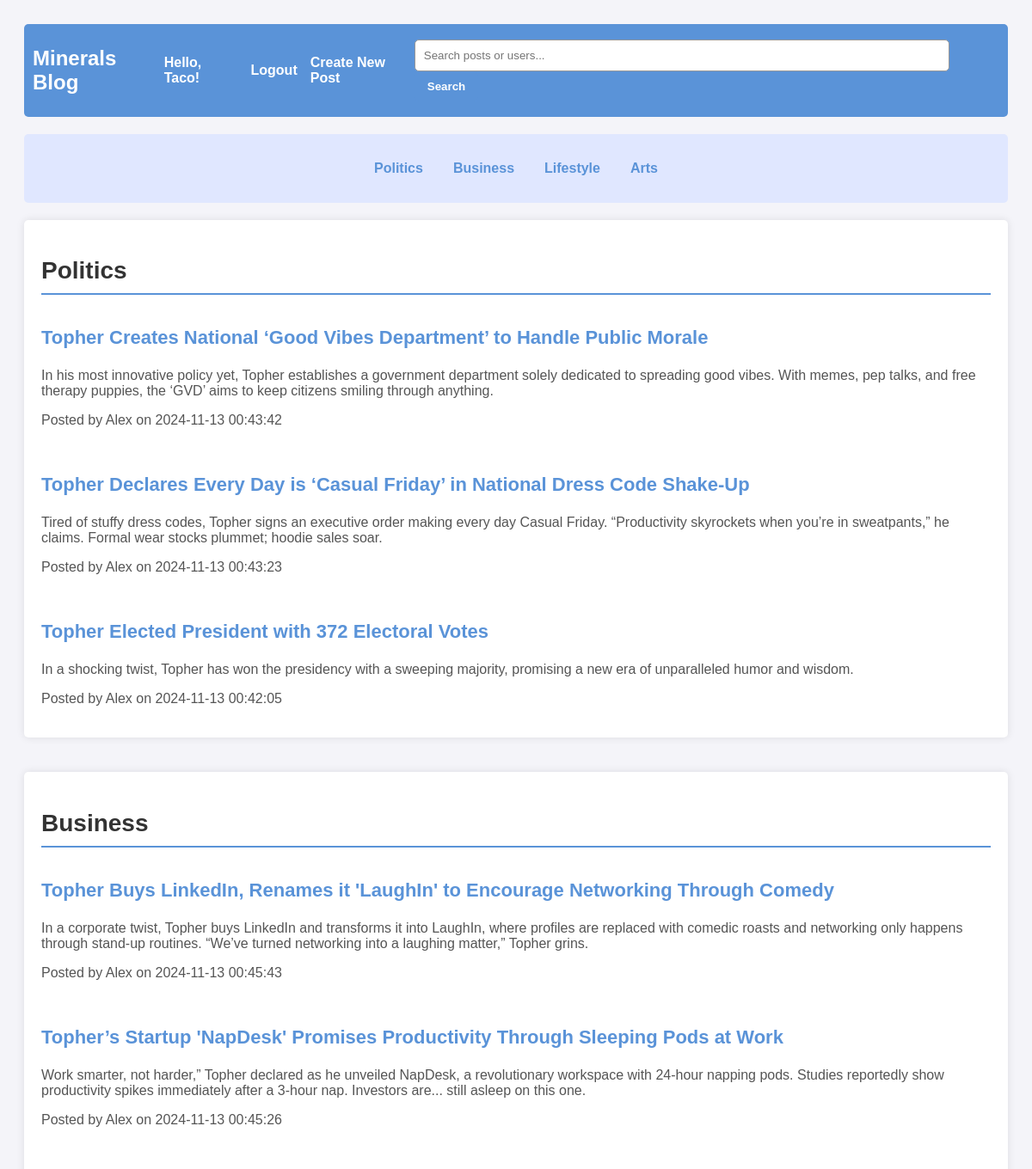
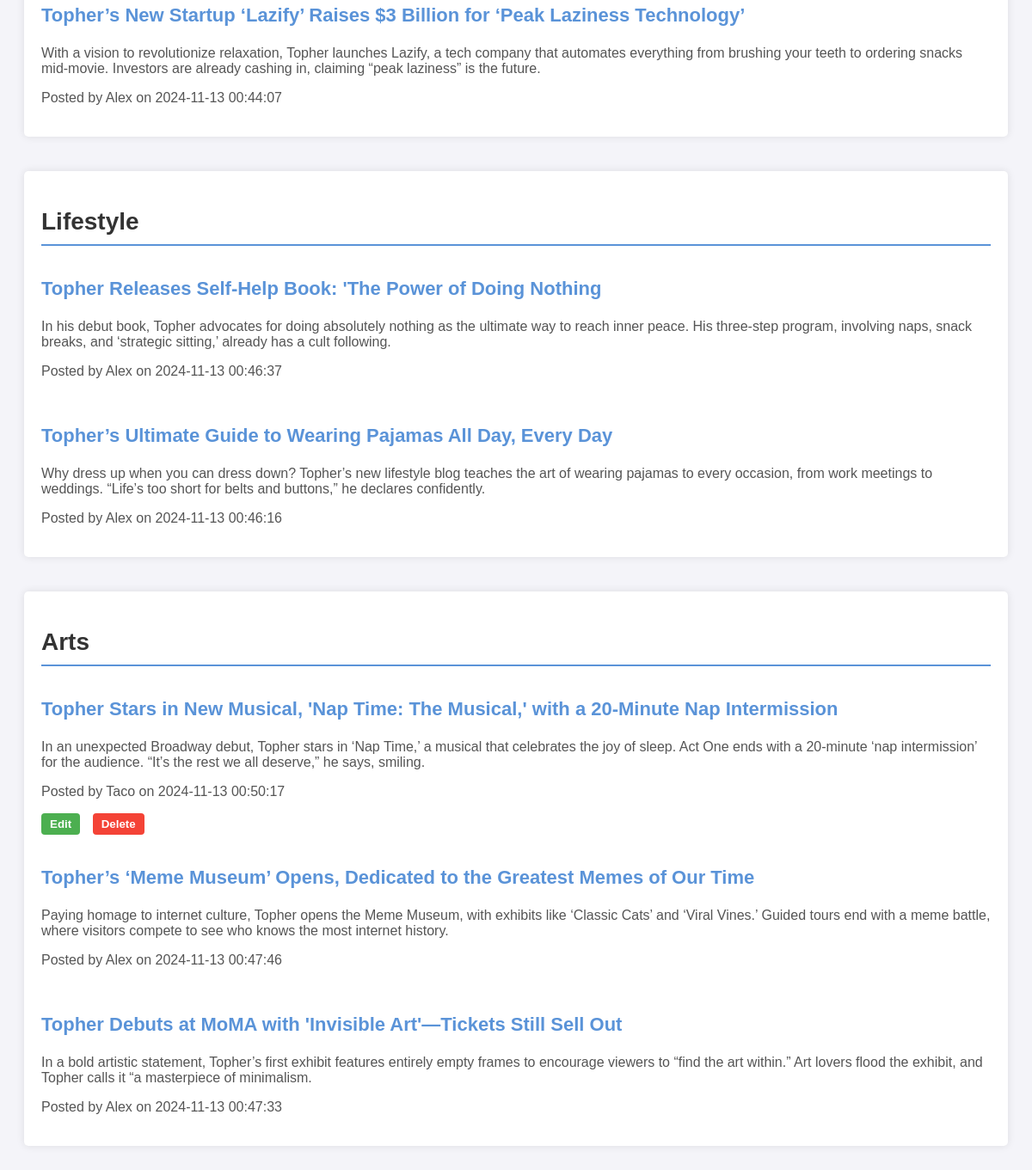
The app's page / (signed in) with its own data (2 pictures, top to bottom).
### tables this page shows
CREATE TABLE user (
                id INTEGER PRIMARY KEY AUTOINCREMENT,
                username TEXT UNIQUE NOT NULL,
                password TEXT NOT NULL
            );

CREATE TABLE blog_post (
                id INTEGER PRIMARY KEY AUTOINCREMENT,
                title TEXT NOT NULL,
                content TEXT NOT NULL,
                category TEXT NOT NULL,
                author_id INTEGER,
                created_at TIMESTAMP DEFAULT CURRENT_TIMESTAMP,
                FOREIGN KEY(author_id) REFERENCES user(id)
            );

### app/routes.py (the view)
@app.route('/')
def main():
    user = None
    if 'user_id' in session:
        user = User.get(session['user_id'])
    posts = BlogPost.get_all()  # Fetch all posts from the database
    ordered_categories = ["Politics", "Business", "Lifestyle", "Arts"]
    posts_by_category = {category: [] for category in ordered_categories}  # Initialize dictionary with ordered keys
    for post in posts:
        if post.category in posts_by_category:
            posts_by_category[post.category].append(post)
    return render_template('main.html', username=user.username if user else None, posts=posts_by_category)

### app/models.py (called while the page is built)
    @staticmethod
    def get_by_id(user_id):
        with sqlite3.connect(app.config['DATABASE_PATH']) as conn:
            cursor = conn.cursor()
            cursor.execute("SELECT * FROM user WHERE id = ?", (user_id,))
            user_data = cursor.fetchone()
            if user_data:
                return User(*user_data)
            return None

    @staticmethod
    def get(user_id):
        return User.get_by_id(user_id)

    @staticmethod
    def get_all():
        with sqlite3.connect(app.config['DATABASE_PATH']) as conn:
            conn.row_factory = sqlite3.Row
            cursor = conn.cursor()
            cursor.execute("""
                SELECT blog_post.*, user.username
                FROM blog_post
                JOIN user ON blog_post.author_id = user.id
                ORDER BY created_at DESC
            """)
            rows = cursor.fetchall()
            return [BlogPost(**row) for row in rows]

### app/templates/main.html (shortened to what this page needs)
<!DOCTYPE html>
<html lang="en">
<head>
    <link rel="stylesheet" href="{{ url_for('static', filename='css/main.css') }}">
</head>
<body>
    <header>
        <h1>Minerals Blog</h1>
        <div class="login-bar">
            {% if username %}
                <p><a href="{{ url_for('main') }}" style="color: inherit; text-decoration: none;">Hello, {{ username }}!</a></p>
                <a href="{{ url_for('logout') }}">Logout</a>
                <a href="{{ url_for('create_post') }}">Create New Post</a>
            {% else %}
                <a href="{{ url_for('login') }}">Login</a>
                <a href="{{ url_for('register') }}">Register</a>
            {% endif %}
        </div>
        <form action="{{ url_for('search') }}" method="GET" class="search-form">
            <input type="text" name="query" placeholder="Search posts or users..." required>
            <button type="submit">Search</button>
        </form>
    </header>
    <nav>
        <ul>
            <a href="#">Politics</a>
            <a href="#">Business</a>
            <a href="#">Lifestyle</a>
            <a href="#">Arts</a>
        </ul>
    </nav>
    <main>
        {% for category, posts_in_category in posts.items() %}
            <section id="{{ category }}">
                <h2>{{ category }}</h2>
                <div class="post-list">
                    {% for post in posts_in_category %}
                        <article class="post">
                            <h3>{{ post.title }}</h3>
                            <p>{{ post.content }}</p>
                            <p class="post-meta">Posted by {{ post.username }} on {{ post.created_at }}</p>
                            {% if username and post.author_id == session['user_id'] %}
                                <div class="post-actions">
                                    <form action="{{ url_for('edit_post', post_id=post.id) }}" method="GET">
                                        <button type="submit" class="edit-button">Edit</button>
                                    </form>
                                    <form action="{{ url_for('delete_post', post_id=post.id) }}" method="POST" onsubmit="return confirm('Are you sure you want to delete this post?');">
                                        <button type="submit" class="delete-button">Delete</button>
                                    </form>
                                </div>
                            {% endif %}
                        </article>
                    {% endfor %}
                </div>
            </section>
        {% endfor %}
    </main>
</body>
</html>

### app/static/css/main.css (style rules this page uses)
body { font-family: Arial, sans-serif; padding: 20px; background-color: #f4f4f9; color: #333; }
header { display: flex; justify-content: space-between; align-items: center; margin-bottom: 20px; padding: 10px; background-color: #5a93d8; color: #fff; border-radius: 5px; }
header h1 { font-size: 24px; color: #fff; }
.login-bar { display: flex; gap: 15px; align-items: center; }
.login-bar a, .login-bar p { color: #fff; font-weight: bold; text-decoration: none; }
nav { background-color: #e0e7ff; padding: 10px; border-radius: 5px; margin-bottom: 20px; }
nav ul { display: flex; gap: 15px; list-style-type: none; padding: 0; justify-content: center; }
nav ul a { text-decoration: none; color: #5a93d8; font-weight: bold; padding: 5px 10px; border-radius: 3px; transition: background-color 0.2s ease; }
main { margin-top: 20px; }
section { margin-bottom: 40px; padding: 20px; background-color: #ffffff; border-radius: 5px; box-shadow: 0 0 10px rgba(0, 0, 0, 0.1); }
h2 { font-size: 28px; color: #333; border-bottom: 2px solid #5a93d8; padding-bottom: 10px; margin-bottom: 15px; }
.post-list { display: flex; flex-direction: column; gap: 15px; }
.post h3 { font-size: 22px; color: #5a93d8; }
.post p { font-size: 16px; color: #555; }
.post-actions { margin-top: 10px; }
.post-actions form { display: inline-block; margin-right: 10px; }
.post-actions button { padding: 5px 10px; border: none; border-radius: 4px; cursor: pointer; }
.edit-button { background-color: #4CAF50; color: white; }
.delete-button { background-color: #f44336; color: white; }
a { color: #5a93d8; }
button { background-color: #5a93d8; color: #fff; border: none; border-radius: 5px; padding: 10px 15px; cursor: pointer; font-weight: bold; transition: background-color 0.3s ease; }
input[type="category"], input[type="text"] { width: 600px; padding: 10px; border: 1px solid #999999; border-radius: 5px; }

### records on screen
user: username "Taco"
blog_post: title "Topher Creates National ‘Good Vibes Department’ to Handle Public Morale", content "In his most innovative policy yet, Topher establishes a government department solely dedicated to spreading good vibes. With memes, pep talks, and free therapy puppies, the ‘GVD’ aims to keep citizens smiling through anything.", username "Alex", created_at "2024-11-13 00:43:42"
blog_post: title "Topher Declares Every Day is ‘Casual Friday’ in National Dress Code Shake-Up", content "Tired of stuffy dress codes, Topher signs an executive order making every day Casual Friday. “Productivity skyrockets when you’re in sweatpants,” he claims. Formal wear stocks plummet; hoodie sales soar.", username "Alex", created_at "2024-11-13 00:43:23"
blog_post: title "Topher Elected President with 372 Electoral Votes", content "In a shocking twist, Topher has won the presidency with a sweeping majority, promising a new era of unparalleled humor and wisdom.", username "Alex", created_at "2024-11-13 00:42:05"
blog_post: title "Topher Buys LinkedIn, Renames it 'LaughIn' to Encourage Networking Through Comedy", content "In a corporate twist, Topher buys LinkedIn and transforms it into LaughIn, where profiles are replaced with comedic roasts and networking only happens through stand-up routines. “We’ve turned networking into a laughing matter,” Topher grins.", username "Alex", created_at "2024-11-13 00:45:43"
blog_post: title "Topher’s Startup 'NapDesk' Promises Productivity Through Sleeping Pods at Work", content "Work smarter, not harder,” Topher declared as he unveiled NapDesk, a revolutionary workspace with 24-hour napping pods. Studies reportedly show productivity spikes immediately after a 3-hour nap. Investors are... still asleep on this one.", username "Alex", created_at "2024-11-13 00:45:26"
blog_post: title "Topher’s New Startup ‘Lazify’ Raises $3 Billion for ‘Peak Laziness Technology’", content "With a vision to revolutionize relaxation, Topher launches Lazify, a tech company that automates everything from brushing your teeth to ordering snacks mid-movie. Investors are already cashing in, claiming “peak laziness” is the future.", username "Alex", created_at "2024-11-13 00:44:07"
blog_post: title "Topher Releases Self-Help Book: 'The Power of Doing Nothing", content "In his debut book, Topher advocates for doing absolutely nothing as the ultimate way to reach inner peace. His three-step program, involving naps, snack breaks, and ‘strategic sitting,’ already has a cult following.", username "Alex", created_at "2024-11-13 00:46:37"
blog_post: title "Topher’s Ultimate Guide to Wearing Pajamas All Day, Every Day", content "Why dress up when you can dress down? Topher’s new lifestyle blog teaches the art of wearing pajamas to every occasion, from work meetings to weddings. “Life’s too short for belts and buttons,” he declares confidently.", username "Alex", created_at "2024-11-13 00:46:16"
blog_post: title "Topher Stars in New Musical, 'Nap Time: The Musical,' with a 20-Minute Nap Intermission", content "In an unexpected Broadway debut, Topher stars in ‘Nap Time,’ a musical that celebrates the joy of sleep. Act One ends with a 20-minute ‘nap intermission’ for the audience. “It’s the rest we all deserve,” he says, smiling.", username "Taco", created_at "2024-11-13 00:50:17"
blog_post: title "Topher’s ‘Meme Museum’ Opens, Dedicated to the Greatest Memes of Our Time", content "Paying homage to internet culture, Topher opens the Meme Museum, with exhibits like ‘Classic Cats’ and ‘Viral Vines.’ Guided tours end with a meme battle, where visitors compete to see who knows the most internet history.", username "Alex", created_at "2024-11-13 00:47:46"
blog_post: title "Topher Debuts at MoMA with 'Invisible Art'—Tickets Still Sell Out", content "In a bold artistic statement, Topher’s first exhibit features entirely empty frames to encourage viewers to “find the art within.” Art lovers flood the exhibit, and Topher calls it “a masterpiece of minimalism.", username "Alex", created_at "2024-11-13 00:47:33"

### other values on screen
{{ category }} "Politics" "Business" "Lifestyle" "Arts"
